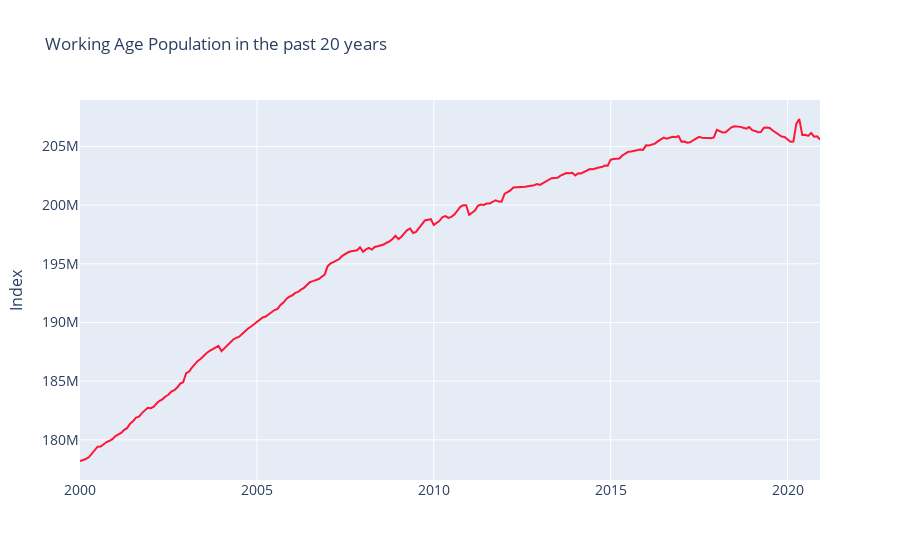

Source (notebook cell):
### Code cell
fig = go.Figure()
fig.add_trace(go.Line(x=workingage_pop['DATE'], y= workingage_pop['LFWA64TTUSM647S'], name='  Working Age Population ', marker_color='rgb(255, 22, 55)'))
fig.update_layout(title='Working Age Population in the past 20 years',xaxis_tickfont_size=14,
                  yaxis=dict(title='Index',titlefont_size=16,tickfont_size=14,),
    legend=dict(x=0,y=1.0,bgcolor='rgba(255, 255, 255,0)',bordercolor='rgba(255, 255, 255, 0)'),barmode='group',bargap=0.15, bargroupgap=0.1)
fig.show()

### Figure 1 — Plotly figure (JSON) as saved in the notebook; plotly's stock layout.template omitted (floating-point values rounded to 4 significant figures; data arrays with more than 128 entries replaced by an {"elided": "..."} marker saying what was removed)
{"data": [{"marker": {"color": "rgb(255, 22, 55)"}, "name": "  Working Age Population ", "type": "scatter", "x": {"elided": "252 str values"}, "y": {"elided": "252 float values"}}], "layout": {"bargap": 0.15, "bargroupgap": 0.1, "barmode": "group", "legend": {"bgcolor": "rgba(255, 255, 255,0)", "bordercolor": "rgba(255, 255, 255, 0)", "x": 0, "y": 1}, "title": {"text": "Working Age Population in the past 20 years"}, "xaxis": {"tickfont": {"size": 14}}, "yaxis": {"tickfont": {"size": 14}, "title": {"font": {"size": 16}, "text": "Index"}}}}
